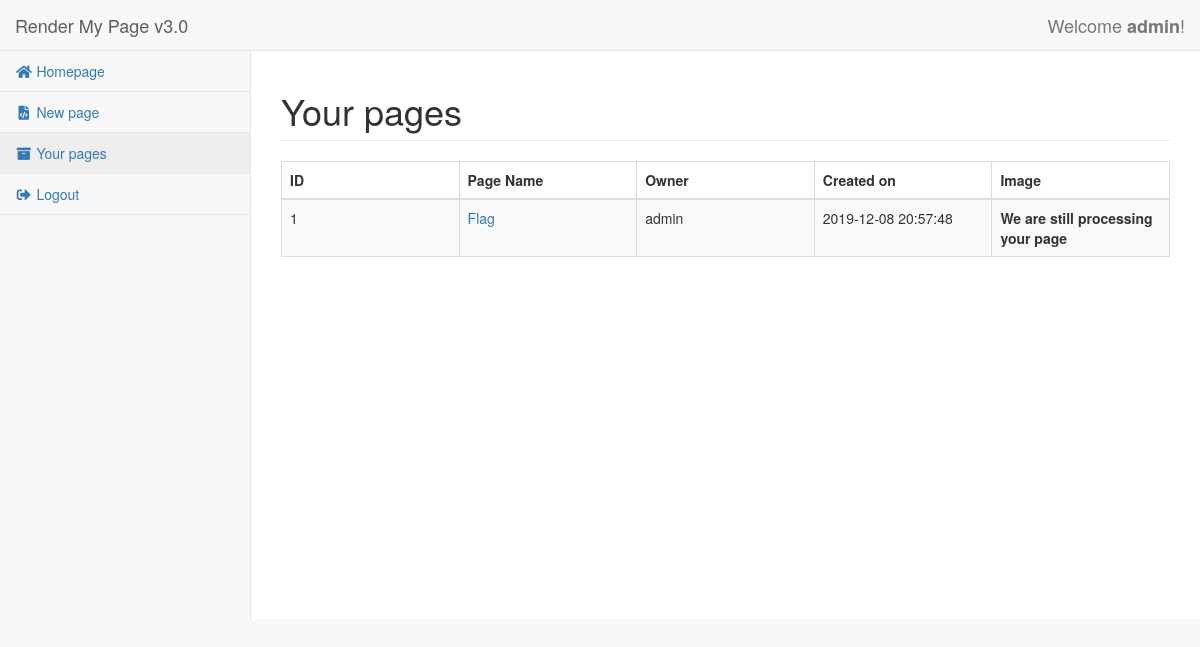
Screenshot of /web/src/your_pages.php (signed in) with the database file from the repository.
### tables this page shows
CREATE TABLE `users` (
  `id` int(11) NOT NULL,
  `username` varchar(32) NOT NULL,
  `password` varchar(255) NOT NULL,
  `rank` int(11) NOT NULL DEFAULT '0'
);

CREATE TABLE `pages` (
  `id` int(11) NOT NULL,
  `user_id` int(11) NOT NULL,
  `name` varchar(128) NOT NULL,
  `content` text NOT NULL,
  `created` datetime NOT NULL DEFAULT CURRENT_TIMESTAMP,
  `image` mediumtext NULL,
  `processed` BOOLEAN NOT NULL DEFAULT FALSE
);

### web/src/includes/config.php (called while the page is built, shortened)
<?php
$site_name = "Render My Page";
$site_version = "v3.0";

### web/src/includes/login_manager.php (called while the page is built, shortened)
<?php
require_once('config.php');
function get_user_data()
{
    $db = new mysqli($GLOBALS['db_host'], $GLOBALS['db_user'], $GLOBALS['db_pass'], $GLOBALS['db_name']);
    if($user_stmt = $db->prepare("SELECT * FROM users WHERE id = ?"))
    {
        $user_stmt->bind_param("i", $_SESSION['userID']);
        $user_stmt->execute();
        $user_result = $user_stmt->get_result();
        $user_row = $user_result->fetch_assoc();
        return $user_row;
    }
    return null;
}

### web/src/your_pages.php (the view, shortened to what this page needs)
<?php
require_once('includes/login_manager.php');
$user_data = get_user_data();
$db = new mysqli($GLOBALS['db_host'], $GLOBALS['db_user'], $GLOBALS['db_pass'], $GLOBALS['db_name']);
$pages = $db->query("SELECT pages.*, users.username FROM pages JOIN users ON pages.user_id = users.id WHERE pages.user_id = ".intval($user_data['id']));
?>
<?php include('includes/template_header.php'); ?>
<div id="page-wrapper">
    <div class="row">
        <div class="col-lg-12">
            <h1 class="page-header">Your pages</h1>
        </div>
    </div>
    <?php if($pages->num_rows <= 0): ?>
        <div class="row">
            <div class="col-lg-12">
                <div class="panel panel-danger">
                    <div class="panel-heading">
                        You don't have any page!<br>
                        <a href="new_page.php">Create one now</a>
                    </div>
                </div>
            </div>
        </div>
    <?php else: ?>
        <div class="row">
            <div class="col-lg-12">
                <div class="table-responsive">
                    <table class="table table-striped table-bordered table-hover">
                        <thead>
                        <tr>
                            <th class="col-md-2">ID</th>
                            <th class="col-md-2">Page Name</th>
                            <th class="col-md-2">Owner</th>
                            <th class="col-md-2">Created on</th>
                            <th class="col-md-2">Image</th>
                        </tr>
                        </thead>
                        <tbody>
                            <?php
                            while ($page_row = $pages->fetch_assoc()) {
                                $id = $page_row['id'];
                                $name = htmlspecialchars($page_row['name']);
                                $created = $page_row['created'];
                                $owner = htmlspecialchars($page_row['username']);
                                $processed = $page_row['processed'];
                            ?>
                                <tr>
                                    <td><?= $id ?></td>
                                    <td><a href="page.php?id=<?= $id ?>"><?= $name ?></a></td>
                                    <td><?= $owner ?></td>
                                    <td><?= $created ?></td>
                                    <td>
                                        <?php if(!$processed): ?>
                                            <b>We are still processing your page</b>
                                        <?php endif; ?>
                                    </td>
                                </tr>
                            <?php
                            }
                            ?>
                        </tbody>
                    </table>
                </div>
            </div>
        </div>
    <?php endif; ?>
</div>
<?php include('includes/template_footer.php'); ?>

### web/src/includes/template_header.php (shortened to what this page needs)
<!DOCTYPE html>
<html lang="en">
<head>
    <link href="vendor/bootstrap/css/bootstrap.min.css" rel="stylesheet">
    <link href="vendor/metisMenu/metisMenu.min.css" rel="stylesheet">
    <link href="dist/css/sb-admin-2.css" rel="stylesheet">
    <link href="vendor/morrisjs/morris.css" rel="stylesheet">
    <link href="vendor/font-awesome/css/all.min.css" rel="stylesheet" type="text/css">
</head>
<body>
<div id="wrapper">
    <nav class="navbar navbar-default navbar-static-top" role="navigation" style="margin-bottom: 0">
        <div class="navbar-header">
            <a class="navbar-brand" href="index.php"><?= $site_name ?> <?= $site_version ?></a>
        </div>
        <div class="navbar-brand" style="float: right">
            Welcome <b><?= htmlspecialchars($user_data['username']); ?></b>!
        </div>
        <div class="navbar-default sidebar" role="navigation">
            <div class="sidebar-nav navbar-collapse">
                <ul class="nav" id="side-menu">
                    <li>
                        <a href="index.php"><i class="fas fa-home fa-fw"></i> Homepage</a>
                    </li>
                    <li>
                        <a href="new_page.php"><i class="fas fa-file-code fa-fw"></i> New page</a>
                    </li>
                    <li>
                        <a href="your_pages.php"><i class="fas fa-archive fa-fw"></i> Your pages</a>
                    </li>
                    <li>
                        <a href="logout.php"><i class="fas fa-sign-out-alt fa-fw"></i> Logout</a>
                    </li>
                </ul>
            </div>
        </div>
    </nav>

### rows the page displays
users: username "admin"
pages: id "1", name "Flag", user.username "admin", created "2019-12-08 20:57:48", processed "We are still processing your page"

### other values shown
$site_name "Render My Page"
$site_version "v3.0"
